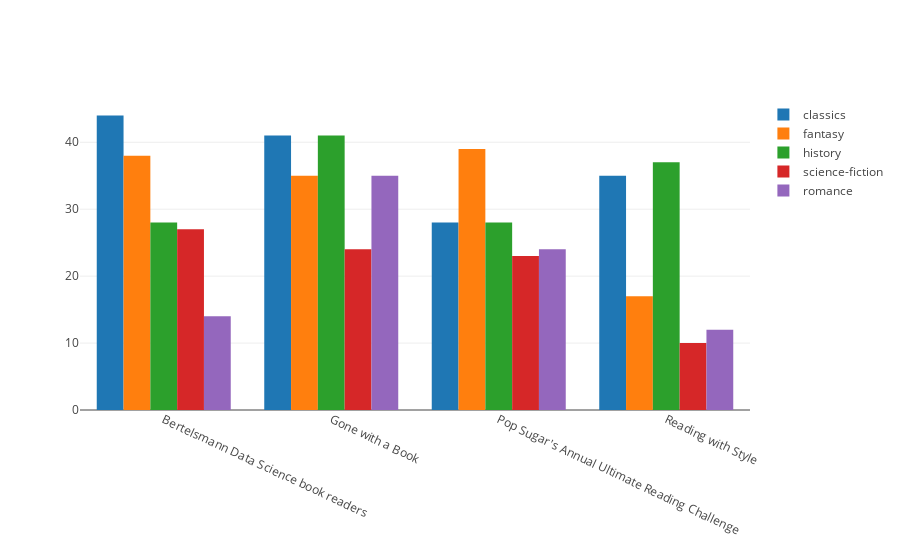

Write notebook code for a chart like this one.
### Markdown cell above
Next, let's visualise the second section of the table for 5 genres: 
- classis
- fantasy
- history 
- science-fiction
- romance

### Code cell
genres_list = ['classics', 'fantasy', 'history', 'science-fiction', 'romance']
data = [go.Bar(
        x=club_names,
        y=get_list(genre, by_genre,counts),
        name=genre) for genre in genres_list]
layout = go.Layout(
    margin = dict(b=150),
    xaxis = dict(tickangle = 25),    
    barmode='group'
)

fig = go.Figure(data=data, layout=layout)
iplot(fig, filename='grouped-bar',config={'showLink': False})

# show image result because Github doesn't render plotly figures 
Image(url='five_genres.png')

### Figure 1 — Plotly figure (JSON) as saved in the notebook; plotly's stock layout.template omitted (floating-point values rounded to 4 significant figures)
{"data": [{"name": "classics", "type": "bar", "uid": "1a495398-8b54-11e8-8983-0209357db094", "x": ["Bertelsmann Data Science book readers", "Gone with a Book", "Pop Sugar's Annual Ultimate Reading Challenge", "Reading with Style"], "y": [44, 41, 28, 35]}, {"name": "fantasy", "type": "bar", "uid": "1a495399-8b54-11e8-8983-0209357db094", "x": ["Bertelsmann Data Science book readers", "Gone with a Book", "Pop Sugar's Annual Ultimate Reading Challenge", "Reading with Style"], "y": [38, 35, 39, 17]}, {"name": "history", "type": "bar", "uid": "1a49539a-8b54-11e8-8983-0209357db094", "x": ["Bertelsmann Data Science book readers", "Gone with a Book", "Pop Sugar's Annual Ultimate Reading Challenge", "Reading with Style"], "y": [28, 41, 28, 37]}, {"name": "science-fiction", "type": "bar", "uid": "1a49539b-8b54-11e8-8983-0209357db094", "x": ["Bertelsmann Data Science book readers", "Gone with a Book", "Pop Sugar's Annual Ultimate Reading Challenge", "Reading with Style"], "y": [27, 24, 23, 10]}, {"name": "romance", "type": "bar", "uid": "1a49539c-8b54-11e8-8983-0209357db094", "x": ["Bertelsmann Data Science book readers", "Gone with a Book", "Pop Sugar's Annual Ultimate Reading Challenge", "Reading with Style"], "y": [14, 35, 24, 12]}], "layout": {"barmode": "group", "margin": {"b": 150}, "xaxis": {"tickangle": 25}}}
